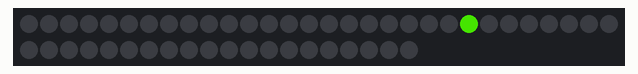
Bench run of a sketch on a simulated Arduino Uno, built with avr-gcc and run on an emulated ATmega328P. Shown: 50 RGB LEDs in strip order, left to right, continuing on the next row. Dim RGB values are drawn brighter than linear; the strip is taken to match the declared colour order.

Above: at 0.45 s.
At 3.2 s:
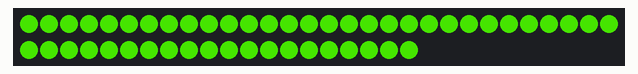
At 7.35 s:
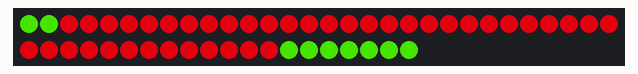
At 12.9 s:
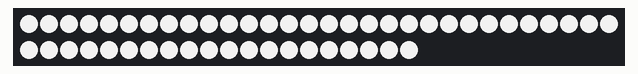
At 24.42 s:
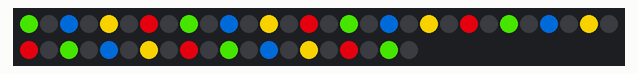
At 36.0 s:
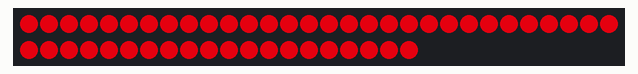

The sketch:

tannenbaumshape.ino
```cpp
#include <Adafruit_NeoPixel.h>
#define PIN 6
#define NUMPIXELS 50
#define TOP 22
#define DELAYVAL 100
Adafruit_NeoPixel pixels(NUMPIXELS, PIN, NEO_RGB + NEO_KHZ800);
#define GREEN  pixels.Color(52, 173, 0)
#define RED    pixels.Color(173, 0, 11)
#define GREY   pixels.Color(211, 211, 211)
#define BLUE   pixels.Color(0, 69, 142)
#define YELLOW pixels.Color(228, 194, 0)
#define DARK   pixels.Color(0,0,0)


void setup() {
	pixels.begin();
}

void loop() {

	pixels.clear();
	pixels.show();
	delay(4*DELAYVAL);

	makeTree(DELAYVAL, GREEN);
	delay(20*DELAYVAL);
	makeTree(DELAYVAL, RED);
	delay(20*DELAYVAL);
	makeTree(DELAYVAL, GREY);
	delay(20*DELAYVAL);
	makeTree(DELAYVAL, DARK);
	delay(4*DELAYVAL);

	for (int i = 0; i < 8*6; i++) {
		glimmer(i);
		delay(DELAYVAL*2);
	}

}

void makeTree(int dl, uint32_t color) {
	int steps = TOP < 25 ? 50-TOP : TOP;
	for (int i = 0; i < steps; i++) {
		if (TOP+i < 50) pixels.setPixelColor(TOP+i, color);
		if (TOP-i >= 0) pixels.setPixelColor(TOP-i, color);
		pixels.show();
		delay(dl);
	}
}

bool emplace(int index, uint32_t color) {
	if (0 <= index && index < 50) pixels.setPixelColor(index, color);
	return index < 50;
}

void glimmer(int i) {
	pixels.clear();
	int stelle = ((i%8) * 3) % 8 - 8;
	while (true) {
		if (!emplace(stelle, BLUE)) break;
		stelle += 2;
		if (!emplace(stelle, YELLOW)) break;
		stelle += 2;
		if (!emplace(stelle, RED)) break;
		stelle += 2;
		if (!emplace(stelle, GREEN)) break;
		stelle += 2;
	}
	pixels.show();
}
```
